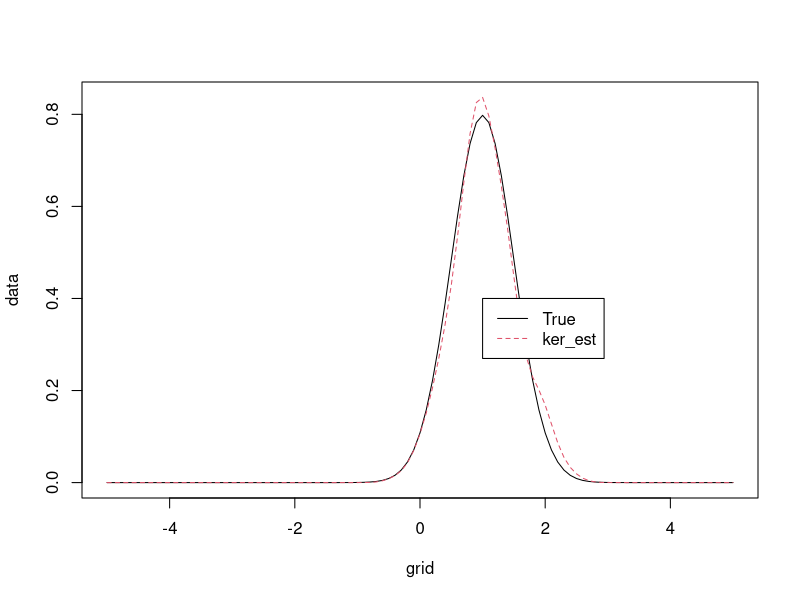
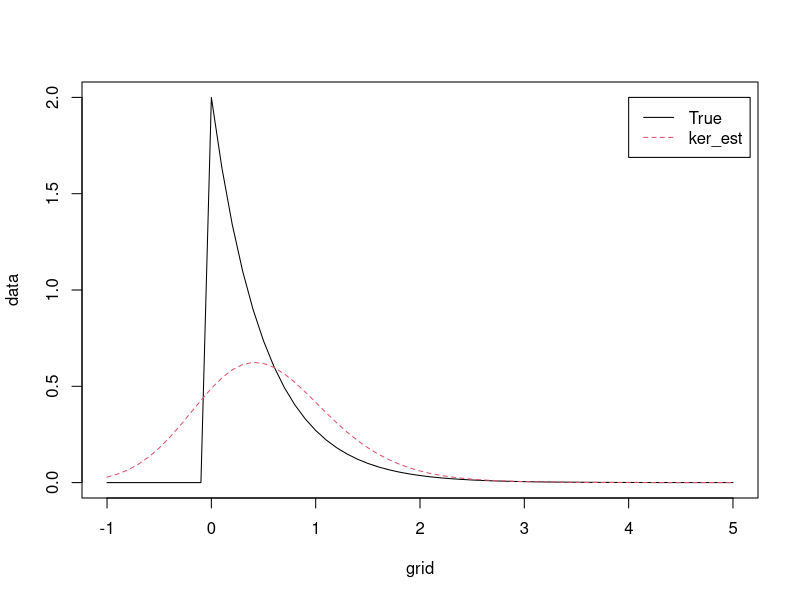

Write R code to recreate these figures, in order.

# Define kernel functions 
kernel_Epa <- function(x){0.75*(1-x^2)*(abs(x)<=1)} 
kernel_norm <- function(x) dnorm(x)

# Define the KDE

KED_est <- function(x,grid,h,ker){
  # inputs: 
  # x=sample; h=bandwidth; grid=grid point; ker=kernel 
  
  ## Generate grid point matrix
  ng<-length(grid)
  nx<-length(x)
  x0 <- matrix(rep(1,nx*ng), nx,ng)

  x_mat <- x*x0
  x_grid <- grid*t(x0)

  ## kernel estimation
  x_ker <- x_mat - t(x_grid)
  ker_est <- ker(x_ker/h)
  f_est <- apply(ker_est,2,mean)/h
  return(f_est)
}


# check for correcteness
n <- 200 
## sample from nrom(mu,s^2)
s <- 0.5
x <- rnorm(n, 1,s)
grid <- seq(-5,5,by=0.1)

### normal reference bandwidth selector
h <- 1.06*s*n^{-0.2}

f1 <- KED_est(x,grid,h,kernel_norm)

data <- cbind(dnorm(grid, 1,s), f1)
matplot(grid, data, lty=c(1:2),col=c(1:2), type="l")
legend(1,0.4,c("True","ker_est"),lty=c(1:2),col=c(1:2))

## sample from exp(lambda)

x <- rexp(n, 2)
grid <- seq(-1,5,by=0.1)

### random bandwidth
h <- 0.5

f2 <- KED_est(x,grid,h,kernel_norm)

data <- cbind(dexp(grid, 2), f2)
matplot(grid, data, lty=c(1:2),col=c(1:2), type="l")
legend(4,2,c("True","ker_est"),lty=c(1:2),col=c(1:2))
